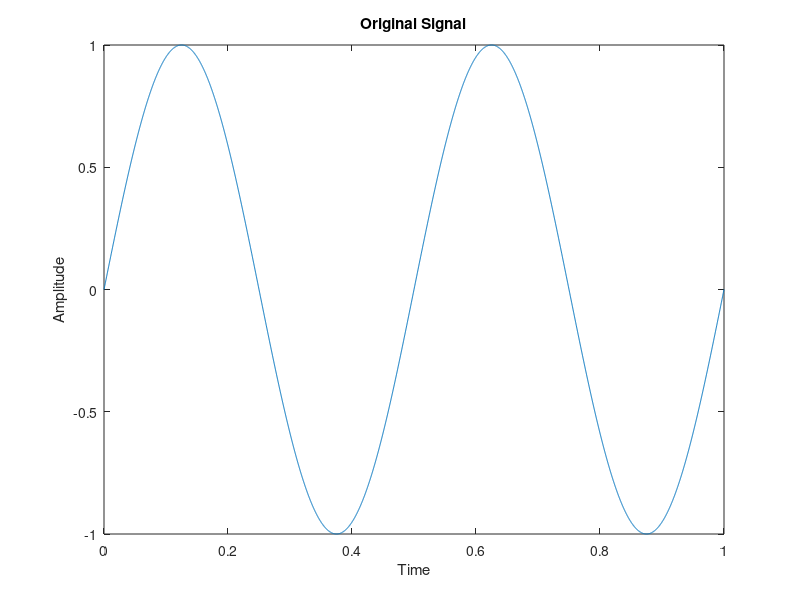

Recreate this plot in MATLAB. (Note: this script raises an error after producing the figure.)

clear all;close all; clc;

Fs = 4000;
F = 2;
t = 0:1/Fs:1;         
y = sin(2*pi*F*t);
%%%%Plot
figure(1); 
plot(t,y);
title('Original Signal')
xlabel('Time'); ylabel('Amplitude')

% Non-Uniform Quantization/Companding
n = [3, 4, 5, 10];
m = 2.*n+1;         %Quantization Levels 
law_param_mu = 255;  
law_param_A = 87.6;
%mu/compressor
for i=1:length(n)
    compressed_mu = compand(y,255,max(y),'mu/compressed');
    quantized_mu =double(fi(compressed_mu,1,m(i),n(i)));
    mse_mu = sum((quantized_mu - y).^2) / length(y);
    figure(1); 
    subplot(2,2,i)
    plot(t,quantized_mu)
    xlabel(' time')
    ylabel(' quantization mu samples')
    legend(['mse_mu= ',num2str((mse_mu))])
    title(['n = ',num2str(n(i))])
end

% A-law
for i = 1:length(n)
    compressed_A = compand(y,law_param_A,max(y),'A/compressor');
    quantized_A = double(fi(compressed_A,1 ,m(i) ,n(i)));
    MSQE_A_law =sum((quantized_A-y).^2)/length(y);
    figure(3); subplot(2,2,i); 
    plot(t,quantized_A);
    xlabel('Time'); ylabel('A-law Quantized Signal');
    title(['n=', num2str(n(i))])
    legend(['MSQE=', num2str((MSQE_A_law))])
end

%% encoding
n=input('choose which n you want to encode with ( n[3,4,5,10] ): ');
yq=input('choose mu pr A : ','s');
if(yq == 'A'  )
    yq_e= quantized_A;
elseif (yq == 'mu')
    yq_e= quantized_mu;
end
m=2*n+1;
encoded_signal = zeros(length(y),m);

for i=1:length(yq_e)
 if yq_e(i)< 0 % for negtive numbers
    encoded_signal(i,1) = 1;
    x = abs(yq_e(i));
 elseif yq_e(i)> 0
    encoded_signal(i,1) = 0;
    x = yq_e(i);
  end

% number bits for integer part
integer = n;
encoded_signal(i,2:4) = fix(rem(x*pow2(-(n-1):0),2));                    

% number bits for  fraction
fraction = n;  
encoded_signal(i,5:end) = fix(rem(x*pow2(1:n),2));

end

